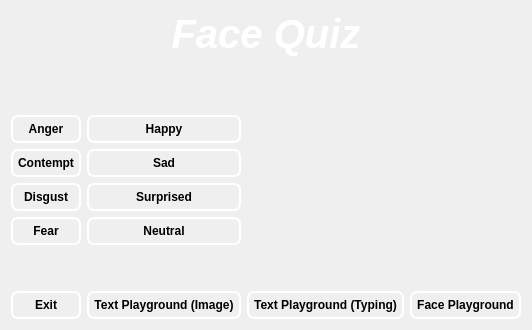
         <widget class="QWidget" name="page_5">
          <layout class="QGridLayout" name="gridLayout_7">
           <item row="11" column="0">
            <widget class="QPushButton" name="exitBtn4">
             <property name="font">
              <font>
               <family>Tahoma</family>
               <weight>75</weight>
               <bold>true</bold>
              </font>
             </property>
             <property name="styleSheet">
              <string notr="true">QPushButton {
    color: black;
    border: 2px solid White;
    border-radius: 7px;
    border-style: outset;
    background: qradialgradient(
        cx: 0.3, cy: -0.4, fx: 0.3, fy: -0.4,
        radius: 1.35, stop: 0 white, stop: 1 #888
        );
    padding: 5px;
    }

QPushButton:hover {
    background: qradialgradient(
        cx: 0.3, cy: -0.4, fx: 0.3, fy: -0.4,
        radius: 1.35, stop: 0 #fff, stop: 1 #bbb
        );
    }

QPushButton:pressed {
    border-style: inset;
    background: qradialgradient(
        cx: 0.4, cy: -0.1, fx: 0.4, fy: -0.1,
        radius: 1.35, stop: 0 #fff, stop: 1 #ddd
        );
    }</string>
             </property>
             <property name="text">
              <string>Exit</string>
             </property>
            </widget>
           </item>
           <item row="5" column="0">
            <widget class="QPushButton" name="angerBtn">
             <property name="font">
              <font>
               <family>Tahoma</family>
               <weight>75</weight>
               <bold>true</bold>
              </font>
             </property>
             <property name="styleSheet">
              <string notr="true">QPushButton {
    color: black;
    border: 2px solid White;
    border-radius: 7px;
    border-style: outset;
    background: qradialgradient(
        cx: 0.3, cy: -0.4, fx: 0.3, fy: -0.4,
        radius: 1.35, stop: 0 white, stop: 1 #888
        );
    padding: 5px;
    }

QPushButton:hover {
    background: qradialgradient(
        cx: 0.3, cy: -0.4, fx: 0.3, fy: -0.4,
        radius: 1.35, stop: 0 #fff, stop: 1 #bbb
        );
    }

QPushButton:pressed {
    border-style: inset;
    background: qradialgradient(
        cx: 0.4, cy: -0.1, fx: 0.4, fy: -0.1,
        radius: 1.35, stop: 0 #fff, stop: 1 #ddd
        );
    }</string>
             </property>
             <property name="text">
              <string>Anger</string>
             </property>
            </widget>
           </item>
           <item row="9" column="0" colspan="4">
            <spacer name="verticalSpacer_11">
             <property name="orientation">
              <enum>Qt::Vertical</enum>
             </property>
             <property name="sizeType">
              <enum>QSizePolicy::Minimum</enum>
             </property>
             <property name="sizeHint" stdset="0">
              <size>
               <width>20</width>
               <height>40</height>
              </size>
             </property>
            </spacer>
           </item>
           <item row="3" column="0" rowspan="2" colspan="2">
            <widget class="QLabel" name="label_9">
             <property name="text">
              <string/>
             </property>
             <property name="pixmap">
              <pixmap>../Pictures/Saved Pictures/pika2.png</pixmap>
             </property>
             <property name="alignment">
              <set>Qt::AlignCenter</set>
             </property>
            </widget>
           </item>
           <item row="2" column="0" colspan="4">
            <widget class="QLabel" name="label_8">
             <property name="font">
              <font>
               <family>Tahoma</family>
               <pointsize>30</pointsize>
               <weight>75</weight>
               <italic>true</italic>
               <bold>true</bold>
               <underline>false</underline>
              </font>
             </property>
             <property name="styleSheet">
              <string notr="true">background: transparent;</string>
             </property>
             <property name="text">
              <string>&lt;html&gt;&lt;head/&gt;&lt;body&gt;&lt;p&gt;&lt;span style=&quot; color:#ffffff;&quot;&gt;Face Quiz&lt;/span&gt;&lt;/p&gt;&lt;/body&gt;&lt;/html&gt;</string>
             </property>
             <property name="alignment">
              <set>Qt::AlignCenter</set>
             </property>
            </widget>
           </item>
           <item row="11" column="2">
            <widget class="QPushButton" name="textPGTypeBtn3">
             <property name="font">
              <font>
               <family>Tahoma</family>
               <weight>75</weight>
               <bold>true</bold>
              </font>
             </property>
             <property name="styleSheet">
              <string notr="true">QPushButton {
    color: black;
    border: 2px solid White;
    border-radius: 7px;
    border-style: outset;
    background: qradialgradient(
        cx: 0.3, cy: -0.4, fx: 0.3, fy: -0.4,
        radius: 1.35, stop: 0 white, stop: 1 #888
        );
    padding: 5px;
    }

QPushButton:hover {
    background: qradialgradient(
        cx: 0.3, cy: -0.4, fx: 0.3, fy: -0.4,
        radius: 1.35, stop: 0 #fff, stop: 1 #bbb
        );
    }

QPushButton:pressed {
    border-style: inset;
    background: qradialgradient(
        cx: 0.4, cy: -0.1, fx: 0.4, fy: -0.1,
        radius: 1.35, stop: 0 #fff, stop: 1 #ddd
        );
    }</string>
             </property>
             <property name="text">
              <string>Text Playground (Typing)</string>
             </property>
            </widget>
           </item>
           <item row="11" column="3">
            <widget class="QPushButton" name="facePGBtn3">
             <property name="font">
              <font>
               <family>Tahoma</family>
               <weight>75</weight>
               <bold>true</bold>
              </font>
             </property>
             <property name="styleSheet">
              <string notr="true">QPushButton {
    color: black;
    border: 2px solid White;
    border-radius: 7px;
    border-style: outset;
    background: qradialgradient(
        cx: 0.3, cy: -0.4, fx: 0.3, fy: -0.4,
        radius: 1.35, stop: 0 white, stop: 1 #888
        );
    padding: 5px;
    }

QPushButton:hover {
    background: qradialgradient(
        cx: 0.3, cy: -0.4, fx: 0.3, fy: -0.4,
        radius: 1.35, stop: 0 #fff, stop: 1 #bbb
        );
    }

QPushButton:pressed {
    border-style: inset;
    background: qradialgradient(
        cx: 0.4, cy: -0.1, fx: 0.4, fy: -0.1,
        radius: 1.35, stop: 0 #fff, stop: 1 #ddd
        );
    }</string>
             </property>
             <property name="text">
              <string>Face Playground</string>
             </property>
            </widget>
           </item>
           <item row="7" column="0">
            <widget class="QPushButton" name="disgustBtn">
             <property name="font">
              <font>
               <family>Tahoma</family>
               <weight>75</weight>
               <bold>true</bold>
              </font>
             </property>
             <property name="styleSheet">
              <string notr="true">QPushButton {
    color: black;
    border: 2px solid White;
   border-radius: 7px;
    border-style: outset;
    background: qradialgradient(
        cx: 0.3, cy: -0.4, fx: 0.3, fy: -0.4,
        radius: 1.35, stop: 0 white, stop: 1 #888
        );
    padding: 5px;
    }

QPushButton:hover {
    background: qradialgradient(
        cx: 0.3, cy: -0.4, fx: 0.3, fy: -0.4,
        radius: 1.35, stop: 0 #fff, stop: 1 #bbb
        );
    }

QPushButton:pressed {
    border-style: inset;
    background: qradialgradient(
        cx: 0.4, cy: -0.1, fx: 0.4, fy: -0.1,
        radius: 1.35, stop: 0 #fff, stop: 1 #ddd
        );
    }</string>
             </property>
             <property name="text">
              <string>Disgust</string>
             </property>
            </widget>
           </item>
           <item row="8" column="0">
            <widget class="QPushButton" name="fearBtn">
             <property name="font">
              <font>
               <family>Tahoma</family>
               <weight>75</weight>
               <bold>true</bold>
              </font>
             </property>
             <property name="styleSheet">
              <string notr="true">QPushButton {
    color: black;
    border: 2px solid White;
    border-radius: 7px;
    border-style: outset;
    background: qradialgradient(
        cx: 0.3, cy: -0.4, fx: 0.3, fy: -0.4,
        radius: 1.35, stop: 0 white, stop: 1 #888
        );
    padding: 5px;
    }

QPushButton:hover {
    background: qradialgradient(
        cx: 0.3, cy: -0.4, fx: 0.3, fy: -0.4,
        radius: 1.35, stop: 0 #fff, stop: 1 #bbb
        );
    }

QPushButton:pressed {
    border-style: inset;
    background: qradialgradient(
        cx: 0.4, cy: -0.1, fx: 0.4, fy: -0.1,
        radius: 1.35, stop: 0 #fff, stop: 1 #ddd
        );
    }</string>
             </property>
             <property name="text">
              <string>Fear</string>
             </property>
            </widget>
           </item>
           <item row="8" column="1">
            <widget class="QPushButton" name="neutralBtn">
             <property name="font">
              <font>
               <family>Tahoma</family>
               <weight>75</weight>
               <bold>true</bold>
              </font>
             </property>
             <property name="styleSheet">
              <string notr="true">QPushButton {
    color: black;
    border: 2px solid White;
   border-radius: 7px;
    border-style: outset;
    background: qradialgradient(
        cx: 0.3, cy: -0.4, fx: 0.3, fy: -0.4,
        radius: 1.35, stop: 0 white, stop: 1 #888
        );
    padding: 5px;
    }

QPushButton:hover {
    background: qradialgradient(
        cx: 0.3, cy: -0.4, fx: 0.3, fy: -0.4,
        radius: 1.35, stop: 0 #fff, stop: 1 #bbb
        );
    }

QPushButton:pressed {
    border-style: inset;
    background: qradialgradient(
        cx: 0.4, cy: -0.1, fx: 0.4, fy: -0.1,
        radius: 1.35, stop: 0 #fff, stop: 1 #ddd
        );
    }</string>
             </property>
             <property name="text">
              <string>Neutral</string>
             </property>
            </widget>
           </item>
           <item row="7" column="1">
            <widget class="QPushButton" name="surprisedBtn">
             <property name="font">
              <font>
               <family>Tahoma</family>
               <weight>75</weight>
               <bold>true</bold>
              </font>
             </property>
             <property name="styleSheet">
              <string notr="true">QPushButton {
    color: black;
    border: 2px solid White;
    border-radius: 7px;
    border-style: outset;
    background: qradialgradient(
        cx: 0.3, cy: -0.4, fx: 0.3, fy: -0.4,
        radius: 1.35, stop: 0 white, stop: 1 #888
        );
    padding: 5px;
    }

QPushButton:hover {
    background: qradialgradient(
        cx: 0.3, cy: -0.4, fx: 0.3, fy: -0.4,
        radius: 1.35, stop: 0 #fff, stop: 1 #bbb
        );
    }

QPushButton:pressed {
    border-style: inset;
    background: qradialgradient(
        cx: 0.4, cy: -0.1, fx: 0.4, fy: -0.1,
        radius: 1.35, stop: 0 #fff, stop: 1 #ddd
        );
    }</string>
             </property>
             <property name="text">
              <string>Surprised</string>
             </property>
            </widget>
           </item>
           <item row="6" column="1">
            <widget class="QPushButton" name="sadBtn">
             <property name="font">
              <font>
               <family>Tahoma</family>
               <weight>75</weight>
               <bold>true</bold>
              </font>
             </property>
             <property name="styleSheet">
              <string notr="true">QPushButton {
    color: black;
    border: 2px solid White;
    border-radius: 7px;
    border-style: outset;
    background: qradialgradient(
        cx: 0.3, cy: -0.4, fx: 0.3, fy: -0.4,
        radius: 1.35, stop: 0 white, stop: 1 #888
        );
    padding: 5px;
    }

QPushButton:hover {
    background: qradialgradient(
        cx: 0.3, cy: -0.4, fx: 0.3, fy: -0.4,
        radius: 1.35, stop: 0 #fff, stop: 1 #bbb
        );
    }

QPushButton:pressed {
    border-style: inset;
    background: qradialgradient(
        cx: 0.4, cy: -0.1, fx: 0.4, fy: -0.1,
        radius: 1.35, stop: 0 #fff, stop: 1 #ddd
        );
    }</string>
             </property>
             <property name="text">
              <string>Sad</string>
             </property>
            </widget>
           </item>
           <item row="6" column="0">
            <widget class="QPushButton" name="contemptBtn">
             <property name="font">
              <font>
               <family>Tahoma</family>
               <weight>75</weight>
               <bold>true</bold>
              </font>
             </property>
             <property name="styleSheet">
              <string notr="true">QPushButton {
    color: black;
    border: 2px solid White;
   border-radius: 7px;
    border-style: outset;
    background: qradialgradient(
        cx: 0.3, cy: -0.4, fx: 0.3, fy: -0.4,
        radius: 1.35, stop: 0 white, stop: 1 #888
        );
    padding: 5px;
    }

QPushButton:hover {
    background: qradialgradient(
        cx: 0.3, cy: -0.4, fx: 0.3, fy: -0.4,
        radius: 1.35, stop: 0 #fff, stop: 1 #bbb
        );
    }

QPushButton:pressed {
    border-style: inset;
    background: qradialgradient(
        cx: 0.4, cy: -0.1, fx: 0.4, fy: -0.1,
        radius: 1.35, stop: 0 #fff, stop: 1 #ddd
        );
    }</string>
             </property>
             <property name="text">
              <string>Contempt</string>
             </property>
            </widget>
           </item>
           <item row="11" column="1">
            <widget class="QPushButton" name="textPGImageBtn3">
             <property name="font">
              <font>
               <family>Tahoma</family>
               <weight>75</weight>
               <bold>true</bold>
              </font>
             </property>
             <property name="styleSheet">
              <string notr="true">QPushButton {
    color: black;
    border: 2px solid White;
    border-radius: 7px;
    border-style: outset;
    background: qradialgradient(
        cx: 0.3, cy: -0.4, fx: 0.3, fy: -0.4,
        radius: 1.35, stop: 0 white, stop: 1 #888
        );
    padding: 5px;
    }

QPushButton:hover {
    background: qradialgradient(
        cx: 0.3, cy: -0.4, fx: 0.3, fy: -0.4,
        radius: 1.35, stop: 0 #fff, stop: 1 #bbb
        );
    }

QPushButton:pressed {
    border-style: inset;
    background: qradialgradient(
        cx: 0.4, cy: -0.1, fx: 0.4, fy: -0.1,
        radius: 1.35, stop: 0 #fff, stop: 1 #ddd
        );
    }</string>
             </property>
             <property name="text">
              <string>Text Playground (Image)</string>
             </property>
            </widget>
           </item>
           <item row="5" column="2" rowspan="4" colspan="2">
            <widget class="QLabel" name="emotionOutputLabel">
             <property name="font">
              <font>
               <family>Tahoma</family>
               <pointsize>30</pointsize>
              </font>
             </property>
             <property name="text">
              <string>&lt;Actual Emotion&gt;</string>
             </property>
             <property name="alignment">
              <set>Qt::AlignCenter</set>
             </property>
            </widget>
           </item>
           <item row="5" column="1">
            <widget class="QPushButton" name="happyBtn">
             <property name="font">
              <font>
               <family>Tahoma</family>
               <weight>75</weight>
               <bold>true</bold>
              </font>
             </property>
             <property name="styleSheet">
              <string notr="true">QPushButton {
    color: black;
    border: 2px solid White;
    border-radius: 7px;
    border-style: outset;
    background: qradialgradient(
        cx: 0.3, cy: -0.4, fx: 0.3, fy: -0.4,
        radius: 1.35, stop: 0 white, stop: 1 #888
        );
    padding: 5px;
    }

QPushButton:hover {
    background: qradialgradient(
        cx: 0.3, cy: -0.4, fx: 0.3, fy: -0.4,
        radius: 1.35, stop: 0 #fff, stop: 1 #bbb
        );
    }

QPushButton:pressed {
    border-style: inset;
    background: qradialgradient(
        cx: 0.4, cy: -0.1, fx: 0.4, fy: -0.1,
        radius: 1.35, stop: 0 #fff, stop: 1 #ddd
        );
    }</string>
             </property>
             <property name="text">
              <string>Happy</string>
             </property>
            </widget>
           </item>
           <item row="3" column="2" rowspan="2" colspan="2">
            <widget class="QLabel" name="quizCheckLabel">
             <property name="font">
              <font>
               <family>Tahoma</family>
               <pointsize>30</pointsize>
              </font>
             </property>
             <property name="text">
              <string>&lt;Correct or Incorrect&gt;</string>
             </property>
             <property name="alignment">
              <set>Qt::AlignCenter</set>
             </property>
            </widget>
           </item>
          </layout>
         </widget>
